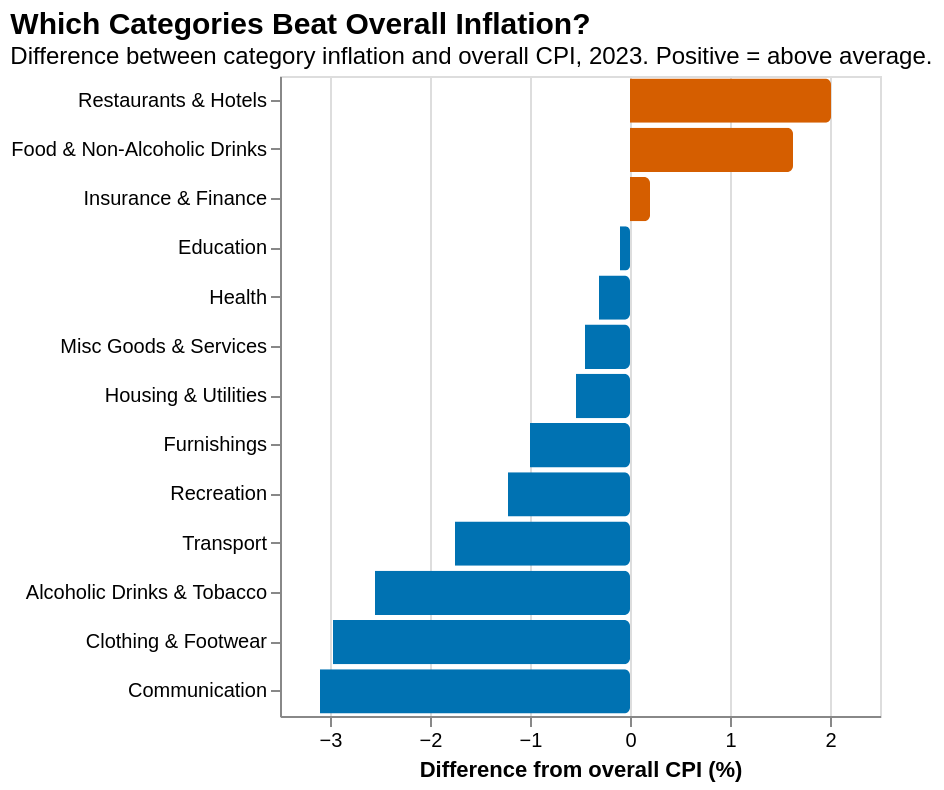

Write the Vega-Lite specification saved for this chart.
### Vega-Lite specification from a JSON file in a GitHub repository (floating-point values rounded to 4 significant figures)
{"$schema": "https://vega.github.io/schema/vega-lite/v5.json", "title": {"text": "Which Categories Beat Overall Inflation?", "subtitle": "Difference between category inflation and overall CPI, 2023. Positive = above average.", "anchor": "start", "fontSize": 15, "subtitleFontSize": 12}, "width": "container", "height": 320, "data": {"values": [{"label": "Restaurants & Hotels", "diff": 2.01}, {"label": "Food & Non-Alcoholic Drinks", "diff": 1.63}, {"label": "Insurance & Finance", "diff": 0.2}, {"label": "Education", "diff": -0.1}, {"label": "Health", "diff": -0.31}, {"label": "Misc Goods & Services", "diff": -0.45}, {"label": "Housing & Utilities", "diff": -0.54}, {"label": "Furnishings", "diff": -1.0}, {"label": "Recreation", "diff": -1.22}, {"label": "Transport", "diff": -1.75}, {"label": "Alcoholic Drinks & Tobacco", "diff": -2.55}, {"label": "Clothing & Footwear", "diff": -2.97}, {"label": "Communication", "diff": -3.1}]}, "mark": {"type": "bar", "cornerRadiusEnd": 3}, "encoding": {"y": {"field": "label", "type": "nominal", "sort": "-x", "title": null}, "x": {"field": "diff", "type": "quantitative", "title": "Difference from overall CPI (%)", "axis": {"grid": true}}, "color": {"condition": {"test": "datum.diff > 0", "value": "#D55E00"}, "value": "#0072B2"}, "tooltip": [{"field": "label", "title": "Category"}, {"field": "diff", "title": "Diff from overall (%)", "format": ".2f"}]}}
